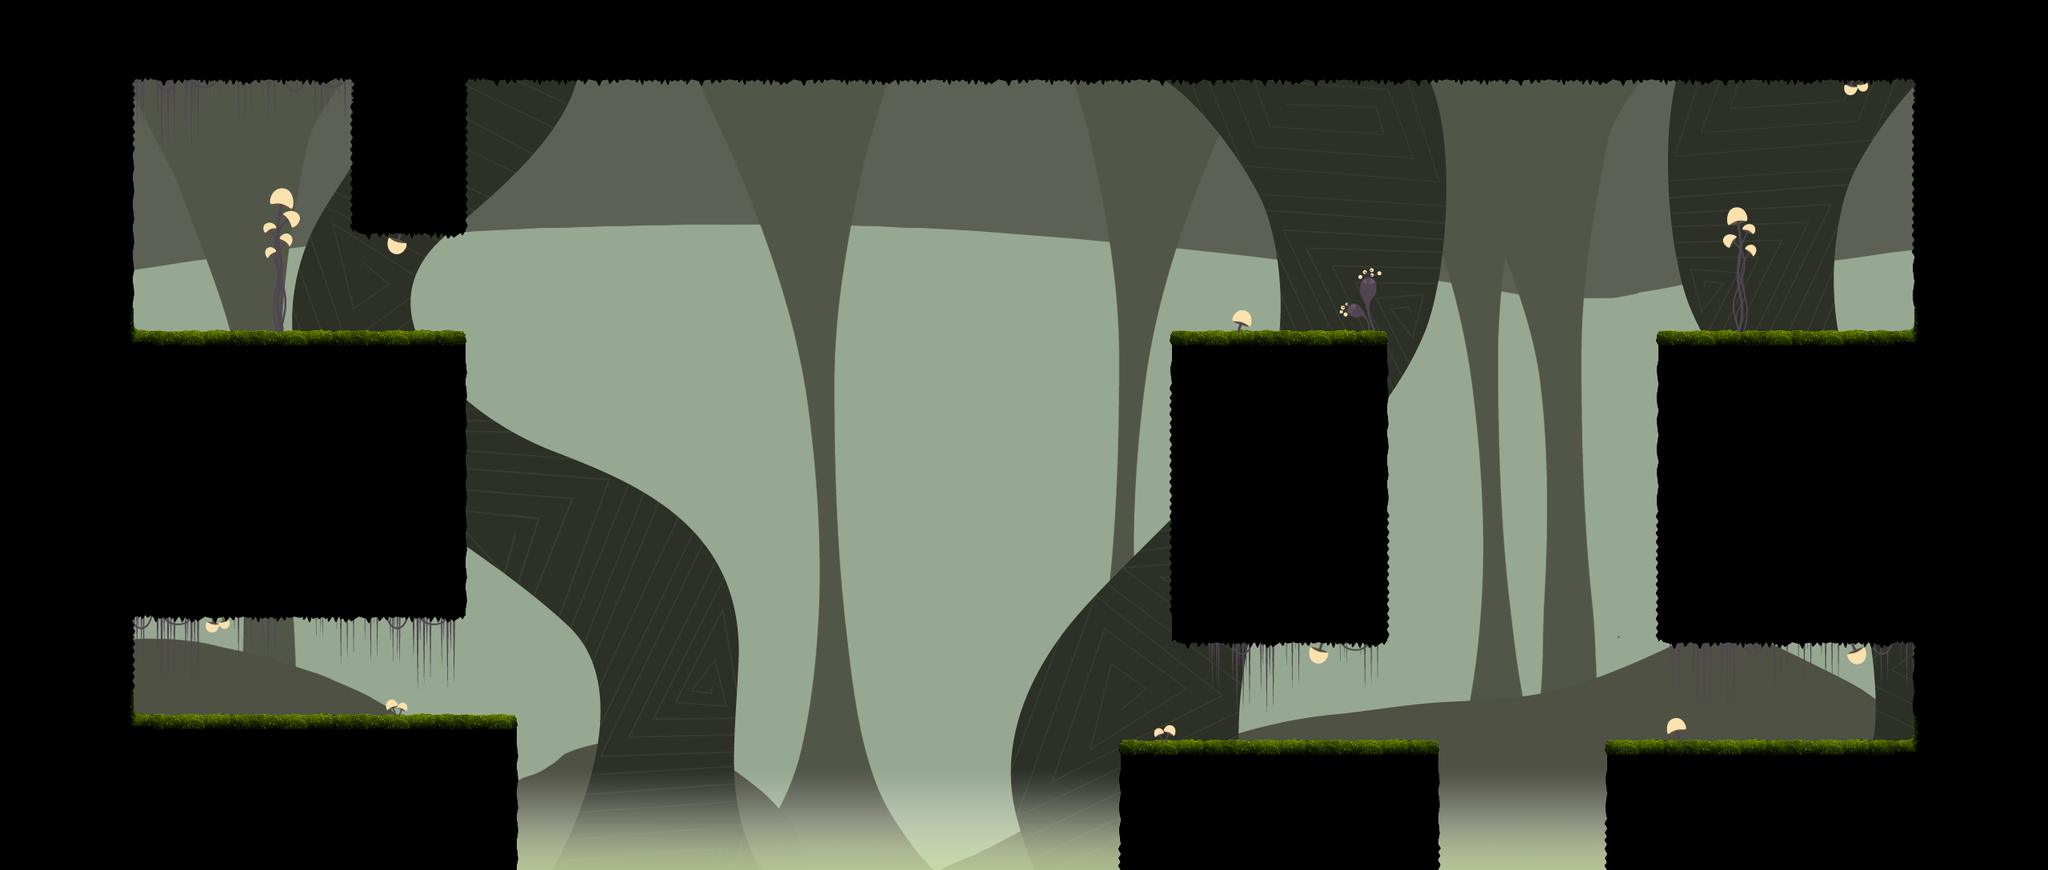

This is a level from a 2D game, rendered from its Tiled map with the project's own tilesets. A one-line summary and the map file follow, with tile-layer data summarised:
An orthogonal 80x34 tile map with 32x32 px tiles, 9 tile layers (Fundo4, Fundo3, Fundo2, Fundo1, ...), 7 tilesets and 21 objects.

<map version="1.0" orientation="orthogonal" width="80" height="34" tilewidth="32" tileheight="32" backgroundcolor="#96a891">
 <tileset firstgid="1" name="plantcave" tilewidth="32" tileheight="32">
  <image source="tilesetplantcave.png" width="256" height="256" />
 </tileset>
 <tileset firstgid="65" name="plants" tilewidth="32" tileheight="32">
  <image source="PlantsTileset.png" width="256" height="256" />
 </tileset>
 <tileset firstgid="129" name="fog" tilewidth="32" tileheight="32">
  <image source="fog.png" width="128" height="128" />
 </tileset>
 <tileset firstgid="145" name="Fundo1" tilewidth="32" tileheight="32">
  <image source="Fundo1.png" width="2048" height="1024" />
 </tileset>
 <tileset firstgid="2193" name="Fundo2" tilewidth="32" tileheight="32">
  <image source="Fundo2.png" width="2048" height="1024" />
 </tileset>
 <tileset firstgid="4241" name="Fundo3" tilewidth="32" tileheight="32">
  <image source="Fundo3.png" width="2048" height="1024" />
 </tileset>
 <tileset firstgid="6289" name="Fundo4" tilewidth="32" tileheight="32">
  <image source="Fundo4.png" width="2048" height="1024" />
 </tileset>
 <layer name="Fundo4" width="80" height="34">
  <data>[2720 cells, 1040 non-empty, 832 distinct tile ids]</data>
 </layer>
 <layer name="Fundo3" width="80" height="34">
  <data>[2720 cells, 1714 non-empty, 1714 distinct tile ids]</data>
 </layer>
 <layer name="Fundo2" width="80" height="34">
  <data>[2720 cells, 745 non-empty, 745 distinct tile ids]</data>
 </layer>
 <layer name="Fundo1" width="80" height="34">
  <data>[2720 cells, 1929 non-empty, 1929 distinct tile ids]</data>
 </layer>
 <layer name="Nevoa" width="80" height="34">
  <data>[2720 cells, 192 non-empty, 16 distinct tile ids]</data>
 </layer>
 <layer name="Tiles 4" width="80" height="34">
  <data>[2720 cells, 17 non-empty, 3 distinct tile ids]</data>
 </layer>
 <layer name="Tiles 3" width="80" height="34">
  <data>[2720 cells, 96 non-empty, 18 distinct tile ids]</data>
 </layer>
 <layer name="Tiles 2 (Game)" width="80" height="34">
  <data>[2720 cells, 1426 non-empty, 32 distinct tile ids]</data>
 </layer>
 <layer name="Tiles 1" width="80" height="34">
  <data>[2720 cells, 26 non-empty, 26 distinct tile ids]</data>
 </layer>
 <objectgroup name="Collider" width="80" height="34" visible="0">
  <object x="0" y="0" width="160" height="1088" />
  <object x="448" y="96" width="128" height="192" />
  <object x="160" y="0" width="2240" height="96" />
  <object x="2400" y="0" width="160" height="1088" />
  <object x="2016" y="928" width="384" height="160" />
  <object x="160" y="896" width="480" height="192" />
  <object x="160" y="416" width="416" height="352" />
  <object x="1472" y="416" width="256" height="384" />
  <object x="1408" y="928" width="384" height="160" />
  <object x="2080" y="416" width="320" height="384" />
 </objectgroup>
 <objectgroup name="Bounds" width="80" height="34" visible="0">
  <object x="0" y="0">
   <ellipse />
  </object>
  <object x="2560" y="1088">
   <ellipse />
  </object>
 </objectgroup>
 <objectgroup name="Lumens" width="80" height="34" visible="0">
  <object x="288" y="192" width="32" height="32">
   <ellipse />
  </object>
  <object x="2304" y="832" width="32" height="32">
   <ellipse />
  </object>
 </objectgroup>
 <objectgroup name="Portal" width="80" height="34" visible="0">
  <object x="2304" y="416">
   <ellipse />
  </object>
 </objectgroup>
 <objectgroup name="PlantaIsca" width="80" height="34" visible="0">
  <object x="768" y="96">
   <polyline points="0,0 0,768" />
  </object>
  <object x="1024" y="96">
   <polyline points="0,0 0,768" />
  </object>
  <object x="1280" y="96">
   <polyline points="0,0 0,768" />
  </object>
 </objectgroup>
 <objectgroup name="PedraVertical" width="80" height="34" visible="0">
  <object x="480" y="416">
   <ellipse />
  </object>
  <object x="2112" y="928">
   <ellipse />
  </object>
 </objectgroup>
 <objectgroup name="PluStart" width="80" height="34" visible="0">
  <object x="256" y="864" width="32" height="32">
   <ellipse />
  </object>
 </objectgroup>
</map>